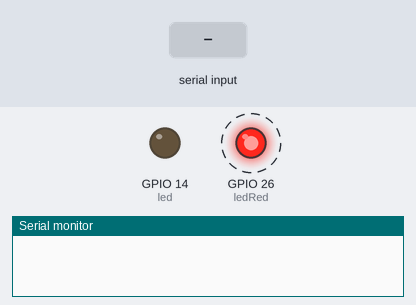
The sketch below on a simulated ESP32. Shown: output pins drawn as LEDs (lit = HIGH), the last lines printed to the serial monitor. Dashed ring = blinking. Inputs (shaded band) come from the test bench.

Above: at 1.2 s.
1.3 s: "outON\n" received over Serial
At 2.4 s:
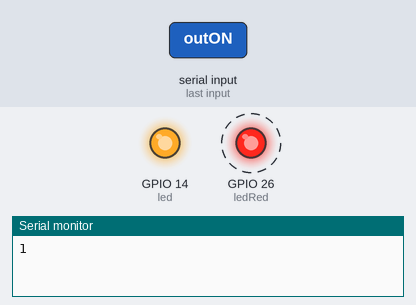
4.3 s: "outOFF\n" received over Serial
At 4.75 s:
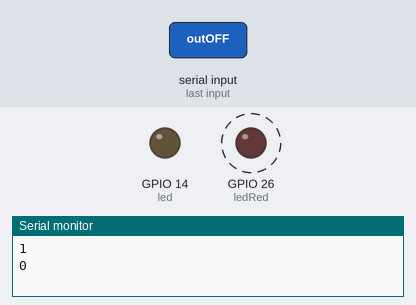
Timing chart, 0 to 16.3 s (numbered marks = the images above; inputs shaded):
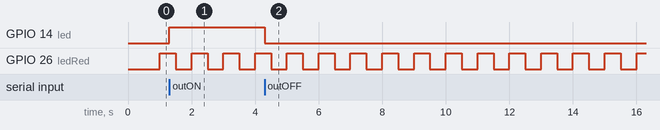

The sketch:

multiTasks.ino
```cpp
#include "task1.h"
#include "task2.h"

void setup()
{
    task1();
    task2();

}

void loop()
{
    task1();
    task2();

}
```

task1.cpp
```cpp
#include <Arduino.h>
#include "task1.h"


void task1(){
    enum class Task1States{
        INIT,
        WAIT_TO_TOGGLE_LED
    };
    static Task1States task1State = Task1States::INIT;
    static uint32_t lasTime;
    static constexpr uint32_t INTERVAL = 500;
    static constexpr uint8_t ledRed = 26;
    static bool ledStatus = false;

    switch(task1State){
        case Task1States::INIT:{
            pinMode(ledRed,OUTPUT);
            lasTime = millis();
            task1State = Task1States::WAIT_TO_TOGGLE_LED;
            break;
        }

        case Task1States::WAIT_TO_TOGGLE_LED:{
            // evento 1:
            uint32_t currentTime = millis();
            if( (currentTime - lasTime) >= INTERVAL ){
                lasTime = currentTime;
                digitalWrite(ledRed,ledStatus);
                ledStatus = !ledStatus;
            }
            break;
        }

        default:{
            break;
        }
    }

}
```

task1.h
```cpp
#ifndef _TASK1_H_
#define _TASK1_H_

void task1();

#endif
```

task2.cpp
```cpp
#include <Arduino.h>
#include "task1.h"

String btnState(uint8_t btnState)
{
    if (btnState == HIGH)
    {
        return "OFF";
    }
    else
        return "ON";
}

void task2()
{
    enum class TaskStates
    {
        INIT,
        WAIT_COMMANDS
    };

    static TaskStates taskState = TaskStates::INIT;
    constexpr uint8_t led = 14;
    constexpr uint8_t button = 12;

    switch (taskState)
    {
    case TaskStates::INIT:
    {
        Serial.begin(115200);
        pinMode(led, OUTPUT);
        digitalWrite(led, LOW);
        pinMode(button, INPUT_PULLUP);

        taskState = TaskStates::WAIT_COMMANDS;
        break;
    }
    case TaskStates::WAIT_COMMANDS:
    {
        if (Serial.available() > 0)
        {
            String command = Serial.readStringUntil('\n');
            if (command == "outON")
            {
                digitalWrite(led, HIGH);

                Serial.print("1\n");
            }
            else if (command == "outOFF")
            {
                digitalWrite(led, LOW);

                Serial.print("0\n");
            }
            else if (command == "read")
            {
                if ((digitalRead(button) == HIGH) && (digitalRead(led) == LOW))
                {
                    Serial.print("0,0\n");

                }
                else if ((digitalRead(button) == LOW) && (digitalRead(led) == LOW))
                {
                    Serial.print("1,0\n");

                }
                else if ((digitalRead(button) == HIGH) && (digitalRead(led) == HIGH))
                {
                    Serial.print("0,1\n");

                }
                else if ((digitalRead(button) == LOW) && (digitalRead(led) == HIGH))
                {
                    Serial.print("1,1\n");
                }
            }
        }
        break;
    }

    default:
    {
        break;
    }
    }
}
/*
using UnityEngine;
using System.IO.Ports;
using TMPro;

enum TaskState
{
    INIT,
    WAIT_COMMANDS
}
public class Serial : MonoBehaviour
{
    private static TaskState taskState = TaskState.INIT;
    private SerialPort _serialPort;
    private byte[] buffer;
    public TextMeshProUGUI myText;
    public TextMeshProUGUI myButton;
    public TextMeshProUGUI myLed;
    private int counter = 0;
    public static bool btnOn = false;
    public static bool btnOff = false;
    public static bool btnread = false;
    void Start()
    {
        _serialPort = new SerialPort();
        _serialPort.PortName = "/dev/ttyACM0";
        _serialPort.BaudRate = 115200;
        _serialPort.DtrEnable = true;
        _serialPort.NewLine = "\n";
        _serialPort.Open();
        Debug.Log("Open Serial Port");
        buffer = new byte[128];
    }

    void Update()
    {
        //Codigo contador
        myText.text = counter.ToString();
        counter++;

        switch (taskState)
        {
            case TaskState.INIT:
                taskState = TaskState.WAIT_COMMANDS;
                Debug.Log("WAIT COMMANDS");
                break;
            case TaskState.WAIT_COMMANDS:

                if (btnOn==true)
                {
                    _serialPort.Write("outON\n");
                    Debug.Log("Send outON");

                    btnOn = false;
                }
                if (btnOff==true)
                {
                    _serialPort.Write("outOFF\n");
                    Debug.Log("Send outOFF");

                    btnOff = false;
                }

                if (btnread==true)
                {
                    _serialPort.Write("read\n");
                    Debug.Log("Send read");
                    btnread = false;
                }

                if (_serialPort.BytesToRead > 0)
                {
                    string response = _serialPort.ReadLine();

                    if (response.Remove('\n') == "0")
                    {
                        myLed.text = response.ToString();
                    }
                    if (response.Remove('\n') == "1")
                    {
                        myLed.text = response.ToString();
                    }
                    else
                    {
                        myButton.text = response.ToString();
                        myLed.text = response.ToString();
                    }


                    break;
                }

                break;
            default:
                Debug.Log("State Error");
                break;
        }
    }

    //Botón-OnClick
    public void EventButtonReadSend()
    {
        Debug.Log("Button Read Pressed");
        btnread = true;
    }
    public void EventButtonOFFSend()
    {
        Debug.Log("Button OFF Pressed");
        btnOff = true;
    }
    public void EventButtonONSend()
    {
        Debug.Log("Button ON Pressed");
        btnOn = true;
    }
}


*/
```

task2.h
```cpp
#ifndef _TASK2_H_
#define _TASK2_H_

void task2();

#endif
```

Measured:
- after the input at 1.3 s, GPIO 14 (led): LOW → HIGH at once
- after the input at 4.3 s, GPIO 14 (led): HIGH → LOW at once
- by itself, GPIO 26 (ledRed): alternates HIGH for 0.50 s and LOW for 0.50 s
